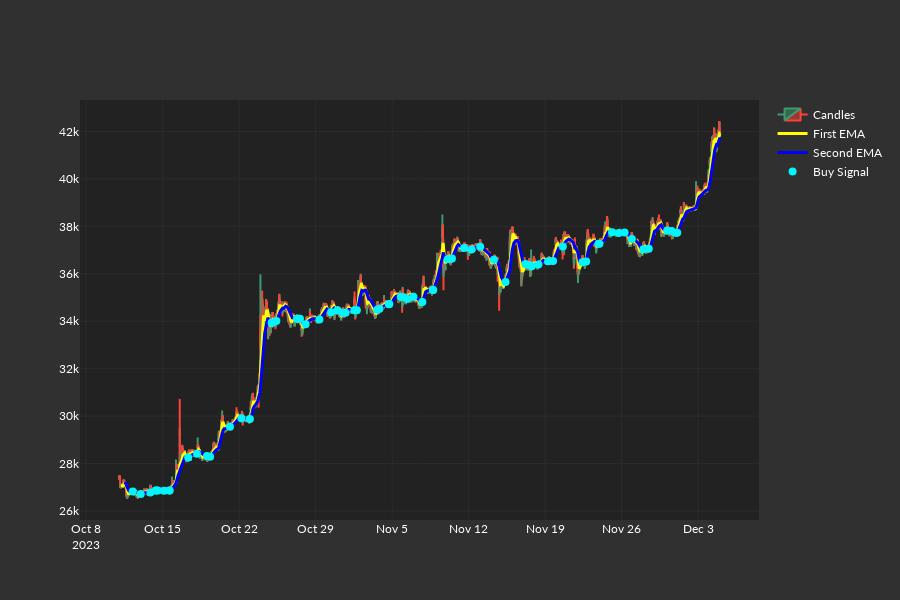

Notebook code for this chart:
### Code cell
fig = go.Figure()
fig.add_candlestick(
    x=datetimes,
    open=candles.candle_open_prices,
    high=candles.candle_high_prices,
    low=candles.candle_low_prices,
    close=candle_close_prices,
    name="Candles",
)
fig.add_scatter(
    x=datetimes,
    y=first_ema,
    name="First EMA",
    line=dict(color="yellow", width=3),
)
fig.add_scatter(
    x=datetimes,
    y=second_ema,
    name="Second EMA",
    line=dict(color="blue", width=3),
)
fig.add_scatter(
    x=datetimes,
    y=entry_signals,
    name="Buy Signal",
    mode="markers",
    marker=dict(size=8, symbol="circle", color="#00F6FF"),
)
fig.update_layout(height=600, xaxis_rangeslider_visible=False)
fig.show()

### Figure 1 — Plotly figure (JSON) as saved in the notebook; plotly's stock layout.template omitted (floating-point values rounded to 4 significant figures; data arrays with more than 128 entries replaced by an {"elided": "..."} marker saying what was removed)
{"data": [{"close": {"elided": "15840 float values"}, "high": {"elided": "15840 float values"}, "low": {"elided": "15840 float values"}, "name": "Candles", "open": {"elided": "15840 float values"}, "type": "candlestick", "x": {"elided": "15840 str values"}}, {"line": {"color": "yellow", "width": 3}, "name": "First EMA", "type": "scatter", "x": {"elided": "15840 str values"}, "y": {"elided": "15840 float values"}}, {"line": {"color": "blue", "width": 3}, "name": "Second EMA", "type": "scatter", "x": {"elided": "15840 str values"}, "y": {"elided": "15840 float values"}}, {"marker": {"color": "#00F6FF", "size": 8, "symbol": "circle"}, "mode": "markers", "name": "Buy Signal", "type": "scatter", "x": {"elided": "15840 str values"}, "y": {"elided": "15840 float values"}}], "layout": {"height": 600, "xaxis": {"rangeslider": {"visible": false}}}}
